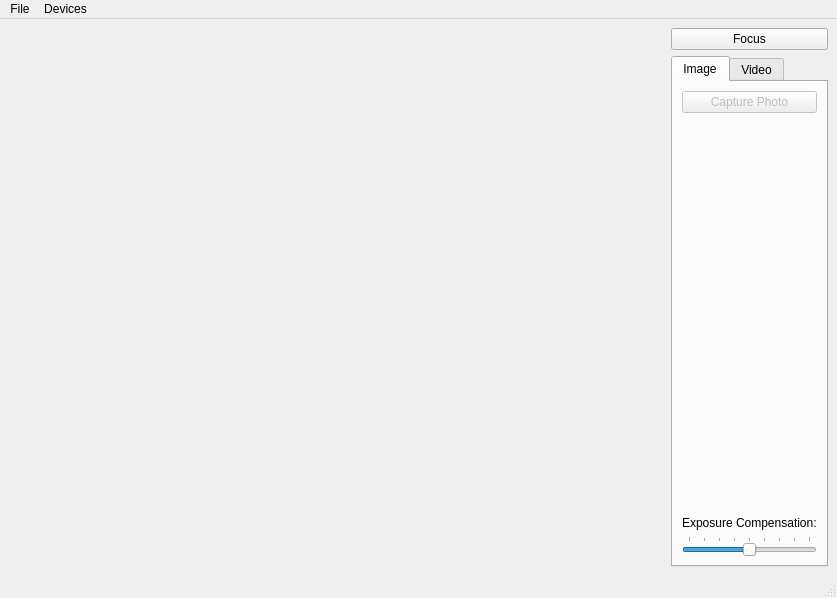
<?xml version="1.0" encoding="UTF-8"?>
<ui version="4.0">
 <class>Camera</class>
 <widget class="QMainWindow" name="Camera">
  <property name="geometry">
   <rect>
    <x>0</x>
    <y>0</y>
    <width>837</width>
    <height>598</height>
   </rect>
  </property>
  <property name="windowTitle">
   <string>Camera</string>
  </property>
  <widget class="QWidget" name="centralwidget">
   <layout class="QGridLayout" name="gridLayout_3">
    <item row="1" column="1" colspan="2">
     <widget class="QPushButton" name="lockButton">
      <property name="text">
       <string>Focus</string>
      </property>
     </widget>
    </item>
    <item row="2" column="1" colspan="2">
     <widget class="QTabWidget" name="captureWidget">
      <property name="currentIndex">
       <number>0</number>
      </property>
      <widget class="QWidget" name="tab_2">
       <attribute name="title">
        <string>Image</string>
       </attribute>
       <layout class="QGridLayout" name="gridLayout">
        <item row="0" column="0">
         <widget class="QPushButton" name="takeImageButton">
          <property name="enabled">
           <bool>false</bool>
          </property>
          <property name="text">
           <string>Capture Photo</string>
          </property>
          <property name="icon">
           <iconset resource="camera.qrc">
            <normaloff>:/images/shutter.svg</normaloff>:/images/shutter.svg</iconset>
          </property>
         </widget>
        </item>
        <item row="1" column="0">
         <spacer name="verticalSpacer_2">
          <property name="orientation">
           <enum>Qt::Vertical</enum>
          </property>
          <property name="sizeHint" stdset="0">
           <size>
            <width>20</width>
            <height>161</height>
           </size>
          </property>
         </spacer>
        </item>
        <item row="2" column="0">
         <widget class="QLabel" name="label">
          <property name="text">
           <string>Exposure Compensation:</string>
          </property>
         </widget>
        </item>
        <item row="3" column="0">
         <widget class="QSlider" name="exposureCompensation">
          <property name="minimum">
           <number>-4</number>
          </property>
          <property name="maximum">
           <number>4</number>
          </property>
          <property name="pageStep">
           <number>2</number>
          </property>
          <property name="orientation">
           <enum>Qt::Horizontal</enum>
          </property>
          <property name="tickPosition">
           <enum>QSlider::TicksAbove</enum>
          </property>
         </widget>
        </item>
       </layout>
      </widget>
      <widget class="QWidget" name="tab">
       <attribute name="title">
        <string>Video</string>
       </attribute>
       <layout class="QGridLayout" name="gridLayout_2">
        <item row="0" column="0">
         <widget class="QPushButton" name="recordButton">
          <property name="text">
           <string>Record</string>
          </property>
         </widget>
        </item>
        <item row="1" column="0">
         <widget class="QPushButton" name="pauseButton">
          <property name="text">
           <string>Pause</string>
          </property>
         </widget>
        </item>
        <item row="2" column="0">
         <widget class="QPushButton" name="stopButton">
          <property name="text">
           <string>Stop</string>
          </property>
         </widget>
        </item>
        <item row="3" column="0">
         <spacer name="verticalSpacer">
          <property name="orientation">
           <enum>Qt::Vertical</enum>
          </property>
          <property name="sizeHint" stdset="0">
           <size>
            <width>20</width>
            <height>76</height>
           </size>
          </property>
         </spacer>
        </item>
        <item row="4" column="0">
         <widget class="QPushButton" name="muteButton">
          <property name="text">
           <string>Mute</string>
          </property>
          <property name="checkable">
           <bool>true</bool>
          </property>
         </widget>
        </item>
       </layout>
      </widget>
     </widget>
    </item>
    <item row="1" column="0" rowspan="2">
     <widget class="QStackedWidget" name="stackedWidget">
      <property name="sizePolicy">
       <sizepolicy hsizetype="Preferred" vsizetype="Preferred">
        <horstretch>1</horstretch>
        <verstretch>0</verstretch>
       </sizepolicy>
      </property>
      <property name="palette">
       <palette>
        <active>
         <colorrole role="Base">
          <brush brushstyle="SolidPattern">
           <color alpha="255">
            <red>255</red>
            <green>255</green>
            <blue>255</blue>
           </color>
          </brush>
         </colorrole>
         <colorrole role="Window">
          <brush brushstyle="SolidPattern">
           <color alpha="255">
            <red>145</red>
            <green>145</green>
            <blue>145</blue>
           </color>
          </brush>
         </colorrole>
        </active>
        <inactive>
         <colorrole role="Base">
          <brush brushstyle="SolidPattern">
           <color alpha="255">
            <red>255</red>
            <green>255</green>
            <blue>255</blue>
           </color>
          </brush>
         </colorrole>
         <colorrole role="Window">
          <brush brushstyle="SolidPattern">
           <color alpha="255">
            <red>145</red>
            <green>145</green>
            <blue>145</blue>
           </color>
          </brush>
         </colorrole>
        </inactive>
        <disabled>
         <colorrole role="Base">
          <brush brushstyle="SolidPattern">
           <color alpha="255">
            <red>145</red>
            <green>145</green>
            <blue>145</blue>
           </color>
          </brush>
         </colorrole>
         <colorrole role="Window">
          <brush brushstyle="SolidPattern">
           <color alpha="255">
            <red>145</red>
            <green>145</green>
            <blue>145</blue>
           </color>
          </brush>
         </colorrole>
        </disabled>
       </palette>
      </property>
      <property name="currentIndex">
       <number>0</number>
      </property>
      <widget class="QWidget" name="viewfinderPage">
       <layout class="QGridLayout" name="gridLayout_5">
        <item row="0" column="0">
         <widget class="QCameraViewfinder" name="viewfinder" native="true"/>
        </item>
       </layout>
      </widget>
      <widget class="QWidget" name="previewPage">
       <layout class="QGridLayout" name="gridLayout_4">
        <item row="0" column="0">
         <widget class="QLabel" name="lastImagePreviewLabel">
          <property name="sizePolicy">
           <sizepolicy hsizetype="Preferred" vsizetype="MinimumExpanding">
            <horstretch>0</horstretch>
            <verstretch>0</verstretch>
           </sizepolicy>
          </property>
          <property name="frameShape">
           <enum>QFrame::Box</enum>
          </property>
          <property name="text">
           <string/>
          </property>
         </widget>
        </item>
       </layout>
      </widget>
     </widget>
    </item>
   </layout>
  </widget>
  <widget class="QMenuBar" name="menubar">
   <property name="geometry">
    <rect>
     <x>0</x>
     <y>0</y>
     <width>837</width>
     <height>21</height>
    </rect>
   </property>
   <widget class="QMenu" name="menuFile">
    <property name="title">
     <string>File</string>
    </property>
    <addaction name="actionStartCamera"/>
    <addaction name="actionStopCamera"/>
    <addaction name="separator"/>
    <addaction name="actionSettings"/>
    <addaction name="separator"/>
    <addaction name="actionExit"/>
   </widget>
   <widget class="QMenu" name="menuDevices">
    <property name="title">
     <string>Devices</string>
    </property>
   </widget>
   <addaction name="menuFile"/>
   <addaction name="menuDevices"/>
  </widget>
  <widget class="QStatusBar" name="statusbar"/>
  <action name="actionExit">
   <property name="text">
    <string>Exit</string>
   </property>
  </action>
  <action name="actionStartCamera">
   <property name="text">
    <string>Start Camera</string>
   </property>
  </action>
  <action name="actionStopCamera">
   <property name="text">
    <string>Stop Camera</string>
   </property>
  </action>
  <action name="actionSettings">
   <property name="text">
    <string>Settings</string>
   </property>
  </action>
 </widget>
 <customwidgets>
  <customwidget>
   <class>QCameraViewfinder</class>
   <extends>QWidget</extends>
   <header>qcameraviewfinder.h</header>
   <container>1</container>
  </customwidget>
 </customwidgets>
 <resources>
  <include location="camera.qrc"/>
 </resources>
 <connections>
  <connection>
   <sender>recordButton</sender>
   <signal>clicked()</signal>
   <receiver>Camera</receiver>
   <slot>record()</slot>
   <hints>
    <hint type="sourcelabel">
     <x>647</x>
     <y>149</y>
    </hint>
    <hint type="destinationlabel">
     <x>61</x>
     <y>238</y>
    </hint>
   </hints>
  </connection>
  <connection>
   <sender>stopButton</sender>
   <signal>clicked()</signal>
   <receiver>Camera</receiver>
   <slot>stop()</slot>
   <hints>
    <hint type="sourcelabel">
     <x>647</x>
     <y>225</y>
    </hint>
    <hint type="destinationlabel">
     <x>140</x>
     <y>236</y>
    </hint>
   </hints>
  </connection>
  <connection>
   <sender>pauseButton</sender>
   <signal>clicked()</signal>
   <receiver>Camera</receiver>
   <slot>pause()</slot>
   <hints>
    <hint type="sourcelabel">
     <x>647</x>
     <y>187</y>
    </hint>
    <hint type="destinationlabel">
     <x>234</x>
     <y>237</y>
    </hint>
   </hints>
  </connection>
  <connection>
   <sender>actionExit</sender>
   <signal>triggered()</signal>
   <receiver>Camera</receiver>
   <slot>close()</slot>
   <hints>
    <hint type="sourcelabel">
     <x>-1</x>
     <y>-1</y>
    </hint>
    <hint type="destinationlabel">
     <x>154</x>
     <y>130</y>
    </hint>
   </hints>
  </connection>
  <connection>
   <sender>takeImageButton</sender>
   <signal>clicked()</signal>
   <receiver>Camera</receiver>
   <slot>takeImage()</slot>
   <hints>
    <hint type="sourcelabel">
     <x>625</x>
     <y>132</y>
    </hint>
    <hint type="destinationlabel">
     <x>603</x>
     <y>169</y>
    </hint>
   </hints>
  </connection>
  <connection>
   <sender>lockButton</sender>
   <signal>clicked()</signal>
   <receiver>Camera</receiver>
   <slot>toggleLock()</slot>
   <hints>
    <hint type="sourcelabel">
     <x>658</x>
     <y>75</y>
    </hint>
    <hint type="destinationlabel">
     <x>453</x>
     <y>119</y>
    </hint>
   </hints>
  </connection>
  <connection>
   <sender>muteButton</sender>
   <signal>toggled(bool)</signal>
   <receiver>Camera</receiver>
   <slot>setMuted(bool)</slot>
   <hints>
    <hint type="sourcelabel">
     <x>647</x>
     <y>377</y>
    </hint>
    <hint type="destinationlabel">
     <x>5</x>
     <y>280</y>
    </hint>
   </hints>
  </connection>
  <connection>
   <sender>exposureCompensation</sender>
   <signal>valueChanged(int)</signal>
   <receiver>Camera</receiver>
   <slot>setExposureCompensation(int)</slot>
   <hints>
    <hint type="sourcelabel">
     <x>559</x>
     <y>367</y>
    </hint>
    <hint type="destinationlabel">
     <x>665</x>
     <y>365</y>
    </hint>
   </hints>
  </connection>
  <connection>
   <sender>actionSettings</sender>
   <signal>triggered()</signal>
   <receiver>Camera</receiver>
   <slot>configureCaptureSettings()</slot>
   <hints>
    <hint type="sourcelabel">
     <x>-1</x>
     <y>-1</y>
    </hint>
    <hint type="destinationlabel">
     <x>333</x>
     <y>210</y>
    </hint>
   </hints>
  </connection>
  <connection>
   <sender>actionStartCamera</sender>
   <signal>triggered()</signal>
   <receiver>Camera</receiver>
   <slot>startCamera()</slot>
   <hints>
    <hint type="sourcelabel">
     <x>-1</x>
     <y>-1</y>
    </hint>
    <hint type="destinationlabel">
     <x>333</x>
     <y>210</y>
    </hint>
   </hints>
  </connection>
  <connection>
   <sender>actionStopCamera</sender>
   <signal>triggered()</signal>
   <receiver>Camera</receiver>
   <slot>stopCamera()</slot>
   <hints>
    <hint type="sourcelabel">
     <x>-1</x>
     <y>-1</y>
    </hint>
    <hint type="destinationlabel">
     <x>333</x>
     <y>210</y>
    </hint>
   </hints>
  </connection>
 </connections>
 <slots>
  <slot>record()</slot>
  <slot>pause()</slot>
  <slot>stop()</slot>
  <slot>enablePreview(bool)</slot>
  <slot>configureCaptureSettings()</slot>
  <slot>takeImage()</slot>
  <slot>startCamera()</slot>
  <slot>toggleLock()</slot>
  <slot>setMuted(bool)</slot>
  <slot>stopCamera()</slot>
  <slot>setExposureCompensation(int)</slot>
 </slots>
</ui>
